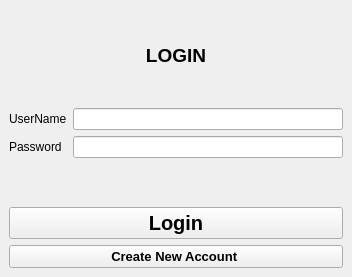
<?xml version="1.0" encoding="UTF-8"?>
<ui version="4.0">
 <class>MainWindow</class>
 <widget class="QMainWindow" name="MainWindow">
  <property name="geometry">
   <rect>
    <x>0</x>
    <y>0</y>
    <width>352</width>
    <height>277</height>
   </rect>
  </property>
  <property name="windowTitle">
   <string>MainWindow</string>
  </property>
  <widget class="QWidget" name="centralwidget">
   <property name="enabled">
    <bool>true</bool>
   </property>
   <layout class="QVBoxLayout" name="verticalLayout_2">
    <item>
     <layout class="QVBoxLayout" name="verticalLayout">
      <item>
       <widget class="QLabel" name="LOGINHeader">
        <property name="font">
         <font>
          <family>Arial</family>
          <pointsize>15</pointsize>
          <weight>75</weight>
          <bold>true</bold>
         </font>
        </property>
        <property name="autoFillBackground">
         <bool>false</bool>
        </property>
        <property name="text">
         <string>&lt;html&gt;&lt;head/&gt;&lt;body&gt;&lt;p align=&quot;center&quot;&gt;&lt;span style=&quot; font-size:14pt;&quot;&gt;LOGIN&lt;/span&gt;&lt;/p&gt;&lt;/body&gt;&lt;/html&gt;</string>
        </property>
       </widget>
      </item>
      <item>
       <layout class="QFormLayout" name="inputForm">
        <item row="0" column="0">
         <widget class="QLabel" name="usernameLabel">
          <property name="text">
           <string>UserName</string>
          </property>
         </widget>
        </item>
        <item row="0" column="1">
         <widget class="QLineEdit" name="usernameInput"/>
        </item>
        <item row="1" column="0">
         <widget class="QLabel" name="passwordLabel">
          <property name="text">
           <string>Password</string>
          </property>
         </widget>
        </item>
        <item row="1" column="1">
         <widget class="QLineEdit" name="passwordInput"/>
        </item>
       </layout>
      </item>
      <item>
       <widget class="QPushButton" name="LoginButton">
        <property name="font">
         <font>
          <family>Segoe UI</family>
          <pointsize>15</pointsize>
          <weight>75</weight>
          <bold>true</bold>
         </font>
        </property>
        <property name="text">
         <string>Login</string>
        </property>
       </widget>
      </item>
      <item>
       <widget class="QPushButton" name="pushButton">
        <property name="font">
         <font>
          <family>Arial</family>
          <pointsize>10</pointsize>
          <weight>75</weight>
          <bold>true</bold>
         </font>
        </property>
        <property name="text">
         <string>Create New Account </string>
        </property>
       </widget>
      </item>
     </layout>
    </item>
   </layout>
  </widget>
 </widget>
 <resources/>
 <connections/>
</ui>
